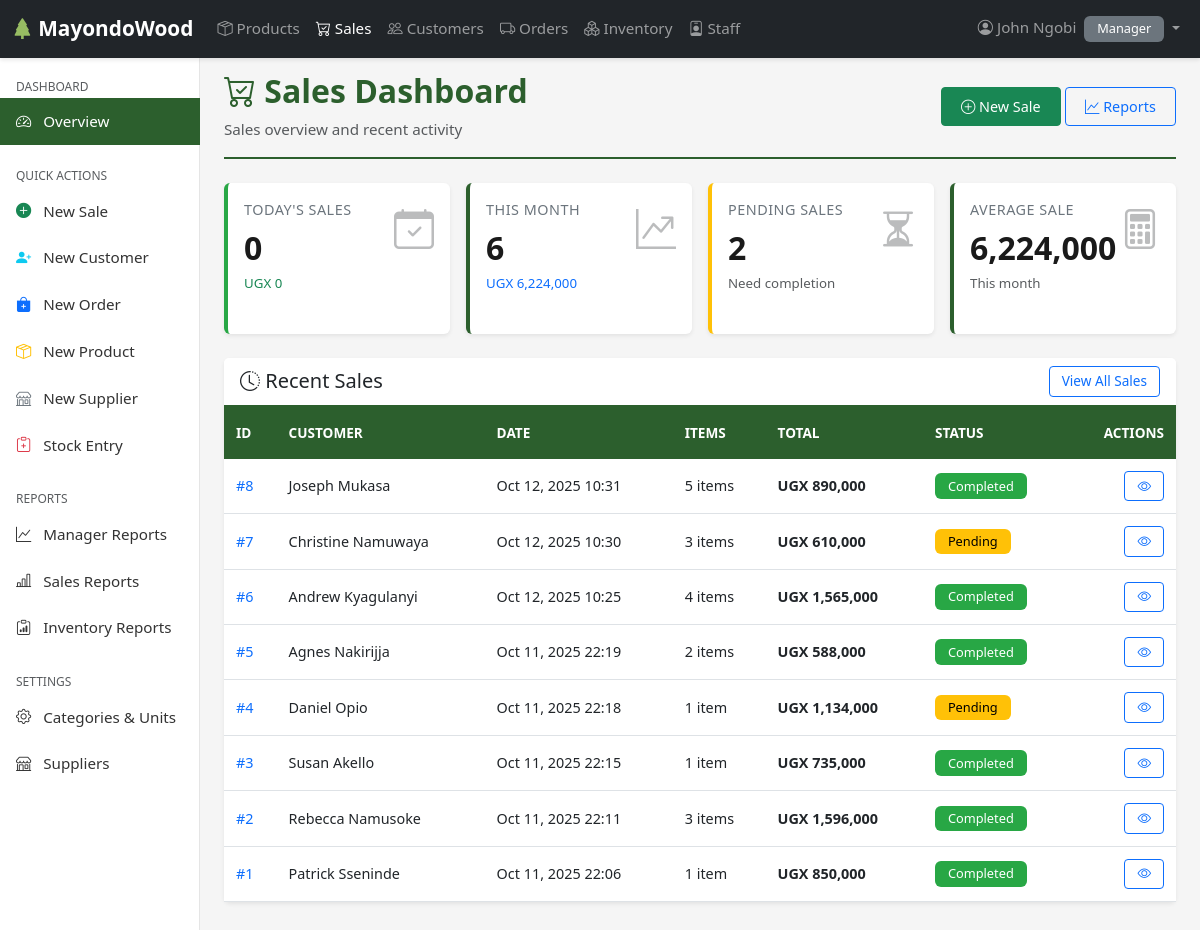
/sales/dashboard/ (signed in), run on the app's committed database.
### users/models.py (models this page shows, shortened)
class Employee(AbstractUser):
    ROLES = [
        ('SALES', 'Sales'),
        ('INVENTORY', 'Inventory'),
        ('MANAGER', 'Manager'),
    ]
    role = models.CharField(max_length=20, choices=ROLES)
    phone = models.CharField(max_length=15, blank=True, null=True)
    address = models.TextField(blank=True, null=True)
    is_active = models.BooleanField(default=True)
    created_at = models.DateTimeField(auto_now_add=True)
    updated_at = models.DateTimeField(auto_now=True)
    class Meta:
        ordering = ['-date_joined']
        verbose_name = 'Employee'
        verbose_name_plural = 'Employees'

### sales/models.py (models this page shows, shortened)
class Sale(models.Model):
    STATUS_CHOICES = [
        ('PENDING', 'Pending'),
        ('COMPLETED', 'Completed'),
        ('CANCELLED', 'Cancelled'),
    ]
    PAYMENT_METHODS = [
        ('CASH', 'Cash'),
        ('MOBILE_MONEY', 'Mobile Money'),
        ('BANK_TRANSFER', 'Bank Transfer'),
        ('CARD', 'Card Payment'),
    ]
    customer = models.ForeignKey(
        Customer,
        on_delete=models.PROTECT,
        related_name='sales'
    )
    sale_date = models.DateTimeField(auto_now_add=True)
    created_by = models.ForeignKey(
        Employee,
        on_delete=models.SET_NULL,
        null=True,
        related_name='sales_created'
    )
    status = models.CharField(
        max_length=20,
        choices=STATUS_CHOICES,
        default='PENDING'
    )
    payment_method = models.CharField(
        max_length=20,
        choices=PAYMENT_METHODS,
        default='CASH'
    )
    delivery_required = models.BooleanField(
        default=False,
        help_text="Check if customer needs delivery"
    )
    delivery_fee = models.PositiveIntegerField(
        default=0,
        help_text="Automatically calculated as 5% of subtotal if delivery is required (in UGX)"
    )
    notes = models.TextField(blank=True, null=True)
    created_at = models.DateTimeField(auto_now_add=True)
    updated_at = models.DateTimeField(auto_now=True)
    class Meta:
        ordering = ['-sale_date']
        verbose_name = 'Sale'
        verbose_name_plural = 'Sales'
    def calculate_subtotal(self):
        return sum(item.total_price() for item in self.items.all())
    @property
    def subtotal(self):
        """Subtotal of all items (without delivery fee) in UGX"""
        return self.calculate_subtotal()
    @property
    def total(self):
        return self.calculate_subtotal() + self.delivery_fee
    @property
    def item_count(self):
        return sum(item.quantity for item in self.items.all())

class Customer(models.Model):
    first_name = models.CharField(max_length=50)
    last_name = models.CharField(max_length=50)
    email = models.EmailField(blank=True, null=True)
    phone = models.CharField(max_length=15, blank=True, null=True)
    address = models.TextField(blank=True, null=True)
    is_active = models.BooleanField(default=True)
    created_at = models.DateTimeField(auto_now_add=True)
    updated_at = models.DateTimeField(auto_now=True)
    class Meta:
        ordering = ['last_name', 'first_name']
        verbose_name = 'Customer'
        verbose_name_plural = 'Customers'
    @property
    def full_name(self):
        return f'{self.first_name} {self.last_name}'

class SaleItem(models.Model):
    sale = models.ForeignKey(
        Sale,
        related_name='items',
        on_delete=models.CASCADE
    )
    product_variant = models.ForeignKey(
        ProductVariant,
        on_delete=models.PROTECT,
        related_name='sale_items'
    )
    quantity = models.PositiveIntegerField(
        validators=[MinValueValidator(1)]
    )
    unit_price = models.PositiveIntegerField(
        validators=[MinValueValidator(1)],
        help_text="Price per unit at time of sale (in UGX)"
    )
    discount_percentage = models.DecimalField(
        max_digits=5,
        decimal_places=2,
        default=Decimal('0.00'),
        validators=[MinValueValidator(Decimal('0.00'))],
        help_text="Discount percentage (0-99.99)"
    )
    created_at = models.DateTimeField(auto_now_add=True)
    updated_at = models.DateTimeField(auto_now=True)
    class Meta:
        ordering = ['sale', 'id']
        verbose_name = 'Sale Item'
        verbose_name_plural = 'Sale Items'
    @property
    def subtotal(self):
        return self.quantity * self.unit_price
    @property
    def discount_amount(self):
        discount = float(self.subtotal) * (float(self.discount_percentage) / 100)
        return int(round(discount))
    def total_price(self):
        return self.subtotal - self.discount_amount

### sales/views.py (the view)
# urls.py: path('dashboard/', views.sales_dashboard, name='dashboard'),
@login_required
@user_passes_test(is_sales_or_manager, login_url='users:login')
def sales_dashboard(request):
    today = now().date()
    today_sales = Sale.objects.filter(
        sale_date__date = today,
        status = 'COMPLETED'
    )
    month_start = today.replace(day=1)
    month_sales = Sale.objects.filter(
        sale_date__gte=month_start,
        status='COMPLETED'
    )
    pending_sales = Sale.objects.filter(status='PENDING').count()
    recent_sales = Sale.objects.select_related('customer', 'created_by')[:10]
    context = {
        'today_sales_count': today_sales.count(),
        'today_revenue': sum(sale.total for sale in today_sales),
        'month_sales_count': month_sales.count(),
        'month_revenue': sum(sale.total for sale in month_sales),
        'pending_sales': pending_sales,
        'recent_sales': recent_sales,
        'title': 'Sales Dashboard'
    }
    return render(request, 'sales/dashboard.html', context)

### sales/views.py (called while the page is built)
def is_sales_or_manager(user):
    return user.is_authenticated and user.role in ['SALES', 'MANAGER']

### sales/templates/sales/dashboard.html (shortened to what this page needs)
{% extends 'base.html' %}
{% load static humanize %}
{% block content %}
<div class="page-header">
    <div class="d-flex justify-content-between align-items-center">
        <div>
            <h1><i class="bi bi-cart-check"></i> Sales Dashboard</h1>
            <p class="text-muted mb-0">Sales overview and recent activity</p>
        </div>
        <div>
            <a href="{% url 'sales:create_sale' %}" class="btn btn-success">
                <i class="bi bi-plus-circle"></i> New Sale
            </a>
            <a href="{% url 'sales:reports' %}" class="btn btn-outline-primary">
                <i class="bi bi-graph-up"></i> Reports
            </a>
        </div>
    </div>
</div>
<div class="row g-3 mb-4">
    <div class="col-md-3">
        <div class="card stat-card success h-100">
            <div class="card-body">
                <div class="d-flex justify-content-between align-items-start">
                    <div>
                        <p class="stat-label mb-2">Today's Sales</p>
                        <h2 class="stat-value mb-1">{{ today_sales_count }}</h2>
                        <small class="text-success">UGX {{ today_revenue|floatformat:0|intcomma }}</small>
                    </div>
                    <i class="bi bi-calendar-check stat-icon"></i>
                </div>
            </div>
        </div>
    </div>
    <div class="col-md-3">
        <div class="card stat-card primary h-100">
            <div class="card-body">
                <div class="d-flex justify-content-between align-items-start">
                    <div>
                        <p class="stat-label mb-2">This Month</p>
                        <h2 class="stat-value mb-1">{{ month_sales_count }}</h2>
                        <small class="text-primary">UGX {{ month_revenue|floatformat:0|intcomma }}</small>
                    </div>
                    <i class="bi bi-graph-up-arrow stat-icon"></i>
                </div>
            </div>
        </div>
    </div>
    <div class="col-md-3">
        <div class="card stat-card warning h-100">
            <div class="card-body">
                <div class="d-flex justify-content-between align-items-start">
                    <div>
                        <p class="stat-label mb-2">Pending Sales</p>
                        <h2 class="stat-value mb-1">{{ pending_sales }}</h2>
                        <small class="text-muted">Need completion</small>
                    </div>
                    <i class="bi bi-hourglass-split stat-icon"></i>
                </div>
            </div>
        </div>
    </div>
    <div class="col-md-3">
        <div class="card stat-card info h-100">
            <div class="card-body">
                <div class="d-flex justify-content-between align-items-start">
                    <div>
                        <p class="stat-label mb-2">Average Sale</p>
                        <h2 class="stat-value mb-1">
                            {% if month_sales_count > 0 %}
                                {{ month_revenue|floatformat:0|default:"0"|intcomma }}
                            {% else %}
                                0
                            {% endif %}
                        </h2>
                        <small class="text-muted">This month</small>
                    </div>
                    <i class="bi bi-calculator stat-icon"></i>
                </div>
            </div>
        </div>
    </div>
</div>
<div class="card">
    <div class="card-header d-flex justify-content-between align-items-center">
        <h5 class="mb-0"><i class="bi bi-clock-history"></i> Recent Sales</h5>
        <a href="{% url 'sales:sale_list' %}" class="btn btn-sm btn-outline-primary">View All Sales</a>
    </div>
    <div class="card-body p-0">
        {% if recent_sales %}
        <div class="table-responsive">
            <table class="table table-hover mb-0">
                <thead>
                    <tr>
                        <th>ID</th>
                        <th>Customer</th>
                        <th>Date</th>
                        <th>Items</th>
                        <th>Total</th>
                        <th>Status</th>
                        <th class="text-end">Actions</th>
                    </tr>
                </thead>
                <tbody>
                    {% for sale in recent_sales %}
                    <tr>
                        <td>
                            <a href="{% url 'sales:sale_detail' sale.pk %}" class="text-decoration-none">
                                #{{ sale.id }}
                            </a>
                        </td>
                        <td>{{ sale.customer.full_name }}</td>
                        <td>{{ sale.sale_date|date:"M d, Y H:i" }}</td>
                        <td>{{ sale.item_count }} item{{ sale.item_count|pluralize }}</td>
                        <td><strong>UGX {{ sale.total|floatformat:0|intcomma }}</strong></td>
                        <td>
                            <span class="badge badge-{{ sale.status|lower }}">
                                {{ sale.get_status_display }}
                            </span>
                        </td>
                        <td class="text-end">
                            <a href="{% url 'sales:sale_detail' sale.pk %}"
                               class="btn btn-sm btn-outline-primary">
                                <i class="bi bi-eye"></i>
                            </a>
                        </td>
                    </tr>
                    {% endfor %}
                </tbody>
            </table>
        </div>
        {% endif %}
    </div>
</div>
{% endblock %}

### templates/includes/navbar.html (shortened to what this page needs)
{% load static %}
<nav class="navbar navbar-expand-lg navbar-dark bg-dark fixed-top">
    <div class="container-fluid">
        <a class="navbar-brand" href="{% url 'users:dashboard' %}">
            <i class="bi bi-tree-fill"></i> MayondoWood
        </a>
        <div class="collapse navbar-collapse" id="navbarNav">
            <ul class="navbar-nav me-auto">
                <li class="nav-item">
                    <a class="nav-link {% if request.resolver_match.url_name == 'product_list' %}active{% endif %}"
                       href="{% url 'products:product_list' %}">
                        <i class="bi bi-box-seam"></i> Products
                    </a>
                </li>
                {% if user.role in 'MANAGER,SALES' %}
                <li class="nav-item">
                    <a class="nav-link {% if 'sales' in request.path %}active{% endif %}"
                       href="{% url 'sales:sale_list' %}">
                        <i class="bi bi-cart-check"></i> Sales
                    </a>
                </li>
                <li class="nav-item">
                    <a class="nav-link {% if 'customer' in request.path %}active{% endif %}"
                       href="{% url 'sales:customer_list' %}">
                        <i class="bi bi-people"></i> Customers
                    </a>
                </li>
                {% endif %}
                {% if user.role in 'MANAGER,INVENTORY' %}
                <li class="nav-item">
                    <a class="nav-link {% if 'orders' in request.path %}active{% endif %}"
                       href="{% url 'orders:order_list' %}">
                        <i class="bi bi-truck"></i> Orders
                    </a>
                </li>
                <li class="nav-item">
                    <a class="nav-link {% if 'inventory' in request.path %}active{% endif %}"
                       href="{% url 'inventory:stock_list' %}">
                        <i class="bi bi-boxes"></i> Inventory
                    </a>
                </li>
                {% endif %}
                {% if user.role == 'MANAGER' %}
                <li class="nav-item">
                    <a class="nav-link {% if 'staff' in request.path %}active{% endif %}"
                       href="{% url 'users:staff_list' %}">
                        <i class="bi bi-person-badge"></i> Staff
                    </a>
                </li>
                {% endif %}
            </ul>
            <ul class="navbar-nav">
                <li class="nav-item dropdown">
                    <a class="nav-link dropdown-toggle" href="#" id="userDropdown" role="button"
                       data-bs-toggle="dropdown" aria-expanded="false">
                        <i class="bi bi-person-circle"></i> {{ user.get_full_name|default:user.username }}
                        <span class="badge bg-secondary ms-1">{{ user.get_role_display }}</span>
                    </a>
                </li>
            </ul>
        </div>
    </div>
</nav>

### static/css/styles.css (style rules this page uses)
:root { --primary-color: #2c5f2d; --secondary-color: #97bc62; --dark-color: #1a1a1a; --light-color: #f8f9fa; --danger-color: #dc3545; --warning-color: #ffc107; --success-color: #28a745; --info-color: #17a2b8; }
body { font-family: 'Segoe UI', Tahoma, Geneva, Verdana, sans-serif; font-size: 0.95rem; background-color: #f5f5f5; }
.navbar { box-shadow: 0 2px 4px rgba(0,0,0,.1); }
.navbar-brand { font-weight: 600; font-size: 1.3rem; }
.navbar-brand i { color: var(--secondary-color); }
.card { box-shadow: 0 0.125rem 0.25rem rgba(0, 0, 0, 0.075); border: none; margin-bottom: 1.5rem; transition: transform 0.2s ease; }
.card-header { background-color: white; border-bottom: 2px solid var(--primary-color); font-weight: 600; }
.stat-card { border-left: 4px solid var(--primary-color); }
.stat-card.primary { border-left-color: var(--primary-color); }
.stat-card.success { border-left-color: var(--success-color); }
.stat-card.warning { border-left-color: var(--warning-color); }
.stat-card .stat-icon { font-size: 2.5rem; opacity: 0.3; }
.stat-value { font-size: 2rem; font-weight: 700; color: var(--dark-color); }
.stat-label { font-size: 0.9rem; color: #6c757d; text-transform: uppercase; letter-spacing: 0.5px; }
.table { font-size: 0.9rem; background-color: white; }
.table thead th { background-color: var(--primary-color); color: white; border: none; font-weight: 600; text-transform: uppercase; font-size: 0.85rem; padding: 1rem 0.75rem; }
.table tbody tr { transition: background-color 0.2s ease; }
.table td { vertical-align: middle; padding: 0.75rem; }
.badge { padding: 0.4rem 0.8rem; font-weight: 500; font-size: 0.8rem; }
.badge-pending { background-color: var(--warning-color); color: #000; }
.badge-completed { background-color: var(--success-color); }
.btn { font-size: 0.9rem; padding: 0.5rem 1.2rem; border-radius: 0.25rem; transition: all 0.3s ease; }
.btn-sm { padding: 0.25rem 0.75rem; font-size: 0.85rem; }
.page-header { padding-bottom: 1rem; margin-bottom: 1.5rem; margin-top: 3rem; border-bottom: 2px solid var(--primary-color); }
.page-header h1 { color: var(--primary-color); font-weight: 700; font-size: 2rem; }

### data on the page
Employee: get_full_name "John Ngobi", role "Manager"
Sale: id "8", customer.full_name "Joseph Mukasa", sale_date "Oct 12, 2025 10:31", item_count "5", total "890,000", status "Completed"
Sale: id "7", customer.full_name "Christine Namuwaya", sale_date "Oct 12, 2025 10:30", item_count "3", total "610,000", status "Pending"
Sale: id "6", customer.full_name "Andrew Kyagulanyi", sale_date "Oct 12, 2025 10:25", item_count "4", total "1,565,000", status "Completed"
Sale: id "5", customer.full_name "Agnes Nakirijja", sale_date "Oct 11, 2025 22:19", item_count "2", total "588,000", status "Completed"
Sale: id "4", customer.full_name "Daniel Opio", sale_date "Oct 11, 2025 22:18", item_count "1", total "1,134,000", status "Pending"
Sale: id "3", customer.full_name "Susan Akello", sale_date "Oct 11, 2025 22:15", item_count "1", total "735,000", status "Completed"
Sale: id "2", customer.full_name "Rebecca Namusoke", sale_date "Oct 11, 2025 22:11", item_count "3", total "1,596,000", status "Completed"
Sale: id "1", customer.full_name "Patrick Sseninde", sale_date "Oct 11, 2025 22:06", item_count "1", total "850,000", status "Completed"

### other printed values
{{ today_sales_count }} "0"
{{ today_revenue|floatformat:0|intcomma }} "0"
{{ month_sales_count }} "6"
{{ month_revenue|floatformat:0|intcomma }} "6,224,000"
{{ pending_sales }} "2"
{{ month_revenue|floatformat:0|default:"0"|intcomma }} "6,224,000"
